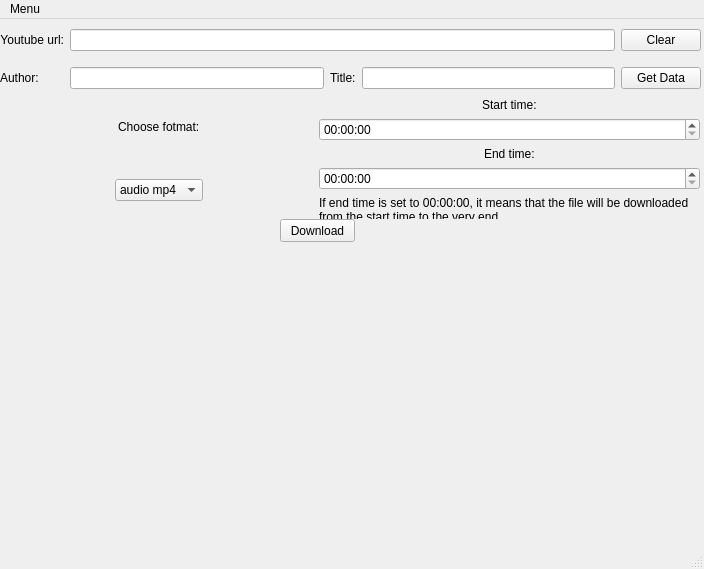
<?xml version="1.0" encoding="UTF-8"?>
<ui version="4.0">
 <class>MainWindow</class>
 <widget class="QMainWindow" name="MainWindow">
  <property name="geometry">
   <rect>
    <x>0</x>
    <y>0</y>
    <width>704</width>
    <height>569</height>
   </rect>
  </property>
  <property name="windowTitle">
   <string>MainWindow</string>
  </property>
  <widget class="QWidget" name="centralwidget">
   <widget class="QWidget" name="gridLayoutWidget">
    <property name="geometry">
     <rect>
      <x>0</x>
      <y>0</y>
      <width>701</width>
      <height>81</height>
     </rect>
    </property>
    <layout class="QGridLayout" name="gridLayout">
     <item row="1" column="3">
      <widget class="QLineEdit" name="title_entry"/>
     </item>
     <item row="0" column="0">
      <widget class="QLabel" name="url_label">
       <property name="text">
        <string>Youtube url:</string>
       </property>
       <property name="alignment">
        <set>Qt::AlignRight|Qt::AlignTrailing|Qt::AlignVCenter</set>
       </property>
      </widget>
     </item>
     <item row="1" column="0">
      <widget class="QLabel" name="author_label">
       <property name="text">
        <string>Author:</string>
       </property>
      </widget>
     </item>
     <item row="1" column="1">
      <widget class="QLineEdit" name="author_entry"/>
     </item>
     <item row="1" column="2">
      <widget class="QLabel" name="title_label">
       <property name="text">
        <string>Title:</string>
       </property>
      </widget>
     </item>
     <item row="1" column="4">
      <widget class="QPushButton" name="get_data_button">
       <property name="text">
        <string>Get Data</string>
       </property>
      </widget>
     </item>
     <item row="0" column="4">
      <widget class="QPushButton" name="clear_url_button">
       <property name="text">
        <string>Clear</string>
       </property>
      </widget>
     </item>
     <item row="0" column="1" colspan="3">
      <widget class="QLineEdit" name="url_entry"/>
     </item>
    </layout>
   </widget>
   <widget class="QWidget" name="verticalLayoutWidget">
    <property name="geometry">
     <rect>
      <x>-1</x>
      <y>79</y>
      <width>321</width>
      <height>121</height>
     </rect>
    </property>
    <layout class="QVBoxLayout" name="verticalLayout">
     <item alignment="Qt::AlignHCenter|Qt::AlignVCenter">
      <widget class="QLabel" name="format_label">
       <property name="text">
        <string>Choose fotmat:</string>
       </property>
      </widget>
     </item>
     <item alignment="Qt::AlignHCenter|Qt::AlignVCenter">
      <widget class="QComboBox" name="format_box">
       <item>
        <property name="text">
         <string>audio mp4</string>
        </property>
       </item>
       <item>
        <property name="text">
         <string>audio mp3</string>
        </property>
       </item>
       <item>
        <property name="text">
         <string>video</string>
        </property>
       </item>
      </widget>
     </item>
    </layout>
   </widget>
   <widget class="QWidget" name="gridLayoutWidget_2">
    <property name="geometry">
     <rect>
      <x>319</x>
      <y>79</y>
      <width>381</width>
      <height>121</height>
     </rect>
    </property>
    <layout class="QGridLayout" name="gridLayout_2">
     <item row="0" column="0" alignment="Qt::AlignHCenter">
      <widget class="QLabel" name="start_label">
       <property name="text">
        <string>Start time:</string>
       </property>
      </widget>
     </item>
     <item row="1" column="0">
      <widget class="QTimeEdit" name="start_time">
       <property name="displayFormat">
        <string>HH:mm:ss</string>
       </property>
      </widget>
     </item>
     <item row="2" column="0" alignment="Qt::AlignHCenter">
      <widget class="QLabel" name="end_label">
       <property name="text">
        <string>End time:</string>
       </property>
      </widget>
     </item>
     <item row="3" column="0">
      <widget class="QTimeEdit" name="end_time">
       <property name="displayFormat">
        <string>HH:mm:ss</string>
       </property>
      </widget>
     </item>
     <item row="4" column="0">
      <widget class="QLabel" name="info_label">
       <property name="minimumSize">
        <size>
         <width>0</width>
         <height>0</height>
        </size>
       </property>
       <property name="text">
        <string>&lt;html&gt;&lt;head/&gt;&lt;body&gt;&lt;p&gt;If end time is set to 00:00:00, it means that the file will be downloaded from the start time to the very end.&lt;/p&gt;&lt;/body&gt;&lt;/html&gt;</string>
       </property>
       <property name="textFormat">
        <enum>Qt::AutoText</enum>
       </property>
       <property name="scaledContents">
        <bool>false</bool>
       </property>
       <property name="wordWrap">
        <bool>true</bool>
       </property>
      </widget>
     </item>
    </layout>
   </widget>
   <widget class="QPushButton" name="download_button">
    <property name="geometry">
     <rect>
      <x>280</x>
      <y>200</y>
      <width>75</width>
      <height>23</height>
     </rect>
    </property>
    <property name="text">
     <string>Download</string>
    </property>
   </widget>
  </widget>
  <widget class="QMenuBar" name="menubar">
   <property name="geometry">
    <rect>
     <x>0</x>
     <y>0</y>
     <width>704</width>
     <height>21</height>
    </rect>
   </property>
   <widget class="QMenu" name="menu_bar">
    <property name="title">
     <string>Menu</string>
    </property>
    <widget class="QMenu" name="menuChoice_path">
     <property name="title">
      <string>Choice path</string>
     </property>
     <addaction name="separator"/>
     <addaction name="audio_path"/>
     <addaction name="video_path"/>
    </widget>
    <addaction name="separator"/>
    <addaction name="menuChoice_path"/>
   </widget>
   <addaction name="menu_bar"/>
  </widget>
  <widget class="QStatusBar" name="statusbar"/>
  <action name="audio_path">
   <property name="text">
    <string>Audio</string>
   </property>
  </action>
  <action name="video_path">
   <property name="text">
    <string>Video</string>
   </property>
  </action>
 </widget>
 <tabstops>
  <tabstop>url_entry</tabstop>
  <tabstop>author_entry</tabstop>
  <tabstop>title_entry</tabstop>
  <tabstop>format_box</tabstop>
  <tabstop>start_time</tabstop>
  <tabstop>end_time</tabstop>
  <tabstop>download_button</tabstop>
 </tabstops>
 <resources/>
 <connections>
  <connection>
   <sender>clear_url_button</sender>
   <signal>clicked()</signal>
   <receiver>url_entry</receiver>
   <slot>clear()</slot>
   <hints>
    <hint type="sourcelabel">
     <x>437</x>
     <y>47</y>
    </hint>
    <hint type="destinationlabel">
     <x>366</x>
     <y>47</y>
    </hint>
   </hints>
  </connection>
 </connections>
</ui>
